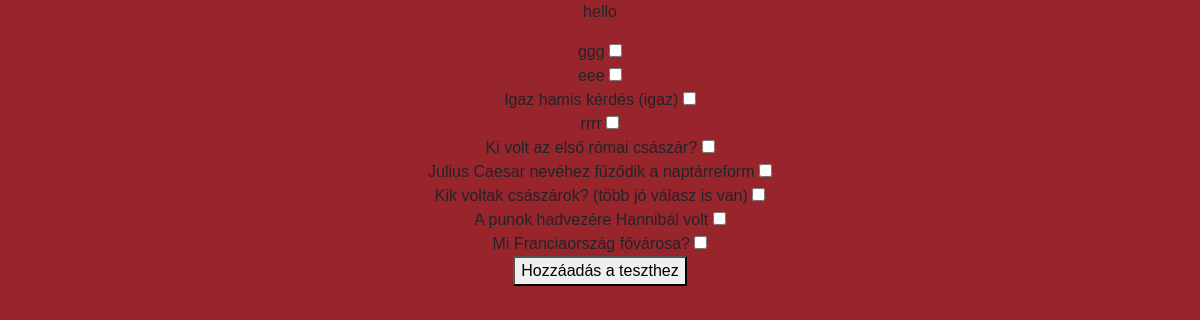
The page /test/24/select-questions/ on the database its author committed.
### roman_map/models.py (models this page shows, shortened)
class Question(models.Model):
    id = models.BigAutoField(primary_key=True)
    QUESTION_TYPES = [
        ('mc', 'Több válasz'),
        ('tf', 'Igaz/Hamis')
    ]
    def validate_positiv_number(value):
        if value < 0:
            raise ValidationError(
                ('%(value)s kisebb min 0.'),
                params={'value': value},
            )
    quiz = models.ForeignKey(Quiz, on_delete=models.SET_NULL, related_name='questions', null=True, blank=True)
    text = models.CharField(max_length=255, blank=False)
    question_type = models.CharField(max_length=2, choices=QUESTION_TYPES)
    points = models.PositiveIntegerField(default=0, validators=[validate_positiv_number])

### roman_map/views.py (the view, shortened to what this page needs)
# urls.py: path('test/<int:quiz_id>/select-questions/', view=views.kerdes_kivalasztasa, name="kerdes_kivalasztasa"),
def kerdes_kivalasztasa(request, quiz_id):
    try:
        questions = Question.objects.filter(~Q(quiz = quiz_id))
        return render(request, 'quiz/select_questions.html', {"questions":questions})
    except Question.DoesNotExist as e:
        db_logger.error("Hiba: A kérdés nem található"+str(e))
        messages.error(request, "Hiba: A kérdés nem található!")
        return redirect("teszt_reszletei", quiz_id=quiz.id)
    except Quiz.DoesNotExist as e:
        db_logger.error("Hiba: a teszt nem található"+str(e))
        messages.error(request, "Hiba. A teszt nem található!")
        return redirect("teszt_reszletei", quiz_id=quiz.id)
    except Exception as e:
        db_logger.error("Hiba: "+str(e))
        messages.error(request, "Hiba a kérdések hozzáadása során!")
        return redirect("teszt_reszletei", quiz_id=quiz.id)

### roman_map/templates/quiz/select_questions.html (shortened to what this page needs)
{% extends "quiz/test.html" %}
{% block content %}
<p>hello</p>
<form action="" method="post">
    {% for question in questions %}
            <label for="{{question.id}}">{{question.text}}</label>
            <input type="checkbox" id="{{question.id}}" name="questions" value="{{question.id}}"><br>
    {% endfor %}
    <button type="submit">Hozzáadás a teszthez</button>
</form>
{% endblock content %}

### roman_map/static/styles/tests.css (style rules this page uses)
.tests-background { font-family: Arial, sans-serif; text-align: center; background-color: #98252c; }

### rows shown on the page
Question: text "ggg"
Question: text "eee"
Question: text "Igaz hamis kérdés (igaz)"
Question: text "rrrr"
Question: text "Ki volt az első római császár?"
Question: text "Julius Caesar nevéhez fűződik a naptárreform"
Question: text "Kik voltak császárok? (több jó válasz is van)"
Question: text "A punok hadvezére Hannibál volt"
Question: text "Mi Franciaország fővárosa?"
